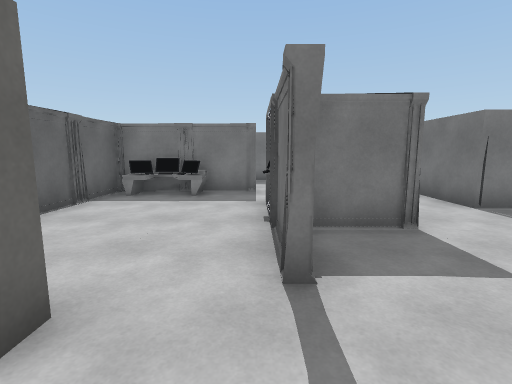
view 1 (above)

24 first-person views from a walk through a Unity game level. The camera is 1.5 m above the floor, tilts 8° down and sees 85° across. The floor is counted in squares, 1.35 m on a side. Each view is taken from the middle of a square. On the plan, view 1 faces up. The plan holds only what a view shows up to about 12 squares ahead; the rest is blank. The player character is not drawn. Door leaves are left out, so doorways stand open. Some surface patterns are stand-ins.

view 2
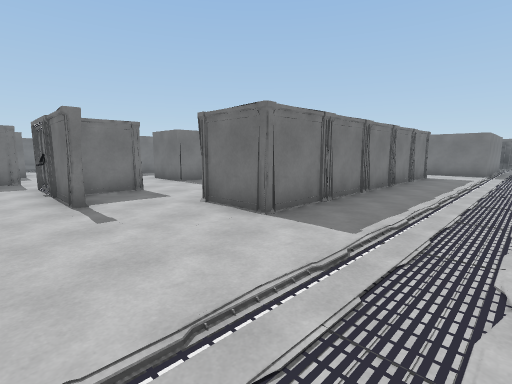

view 3
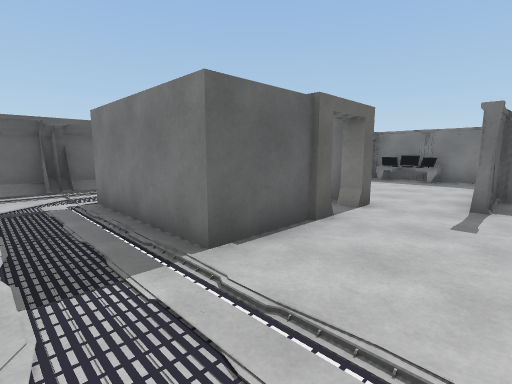

view 4
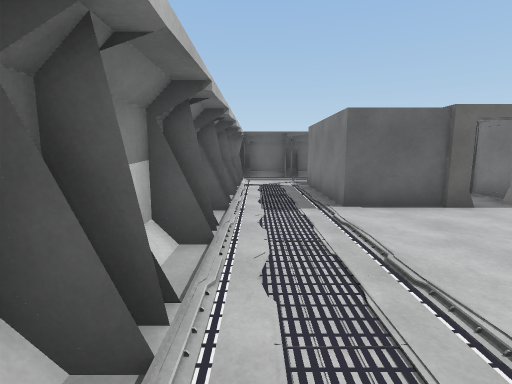

view 5
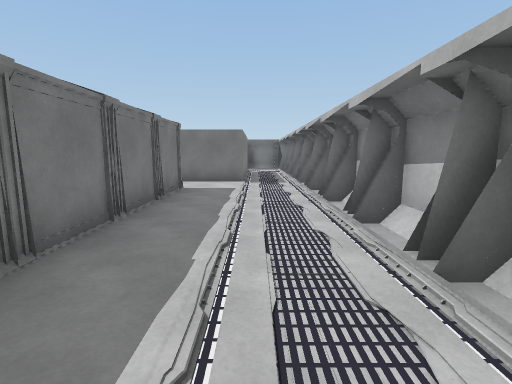

view 6
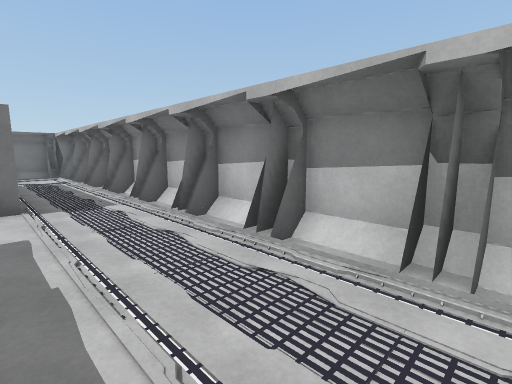

view 7
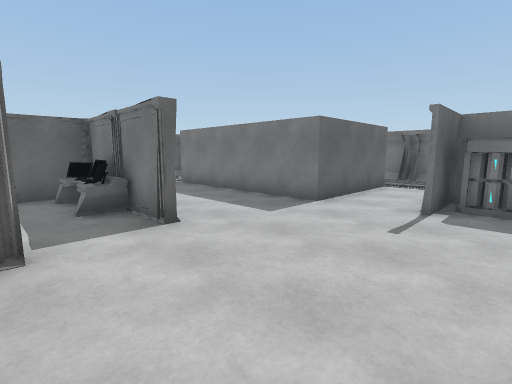

view 8
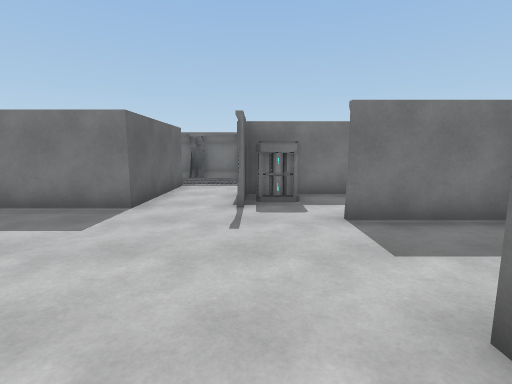

view 9
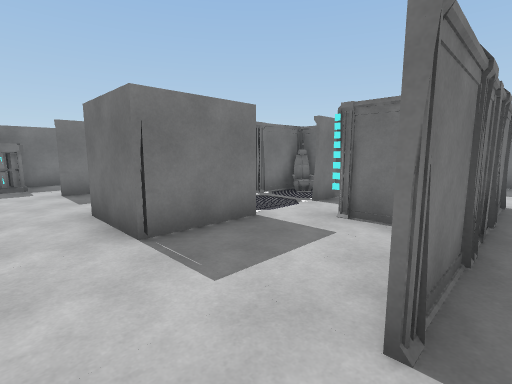

view 10
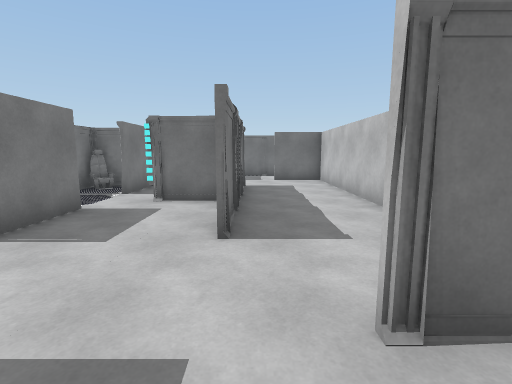

view 11
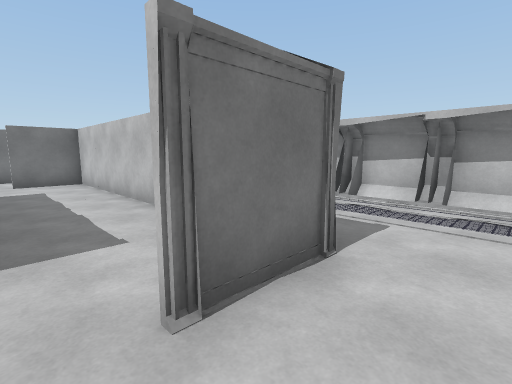

view 12
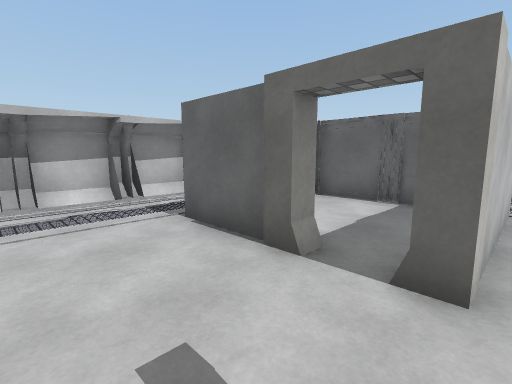

view 13
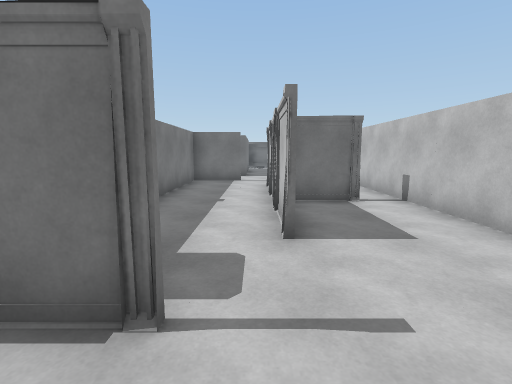

view 14
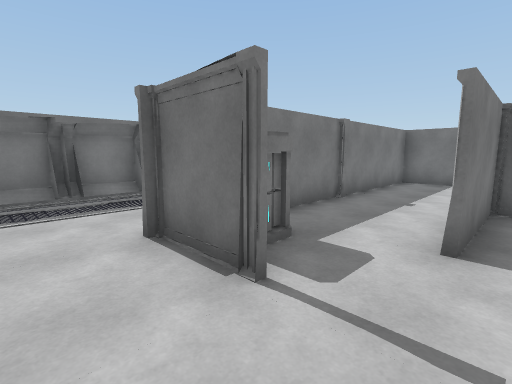

view 15
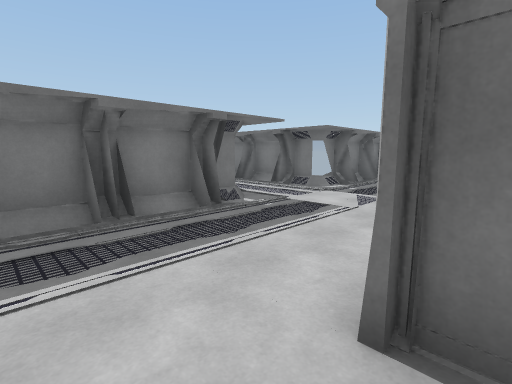

view 16
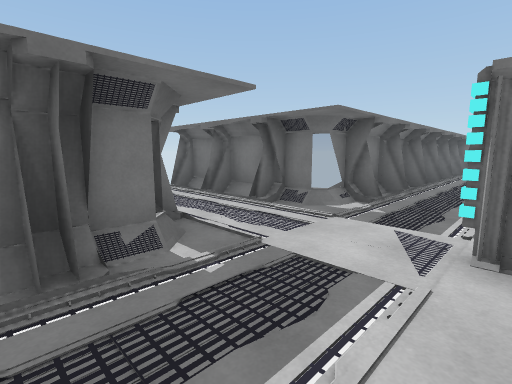

view 17
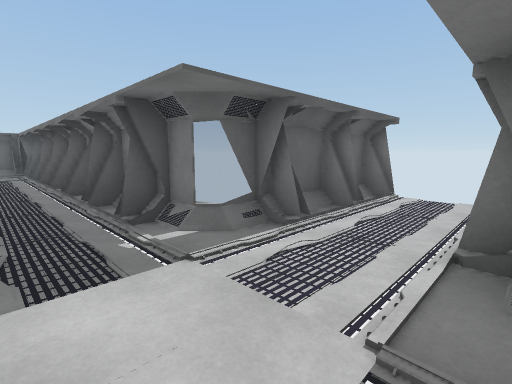

view 18
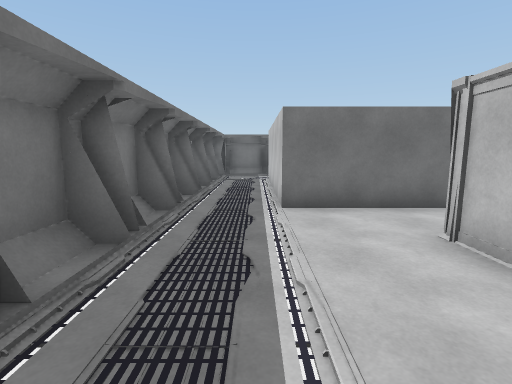

view 19
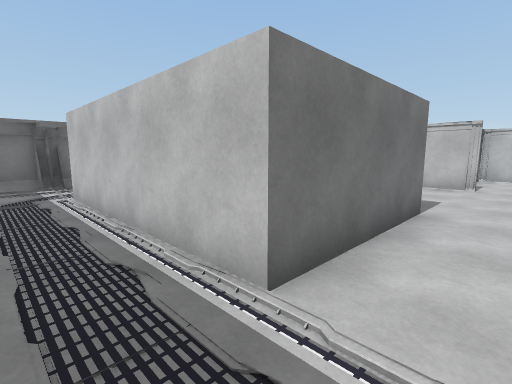

view 20
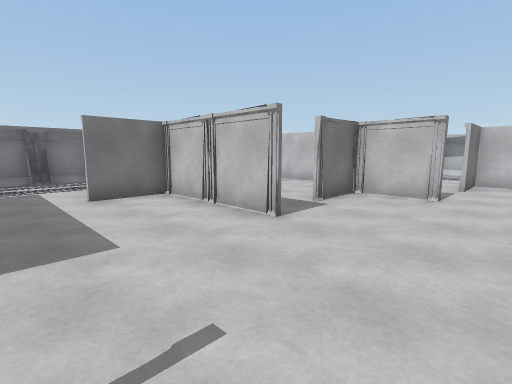

view 21
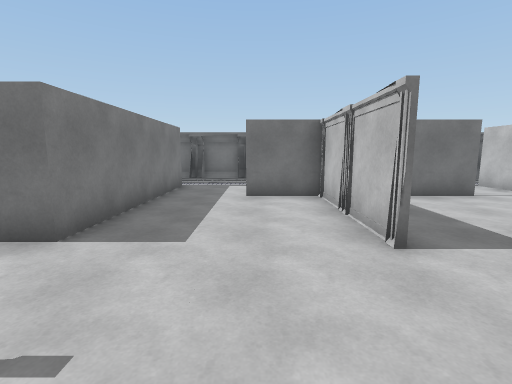

view 22
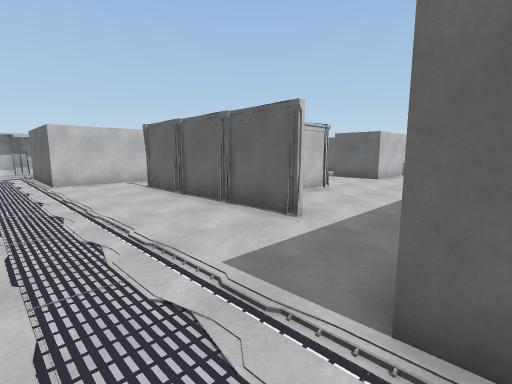

view 23
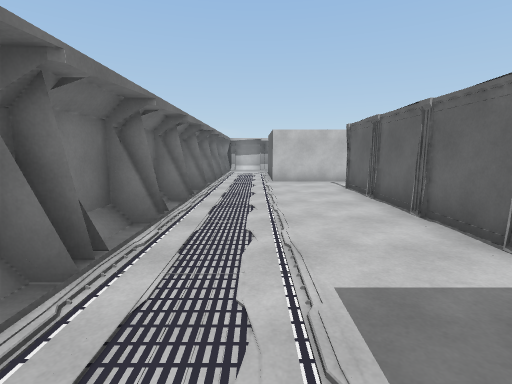

view 24
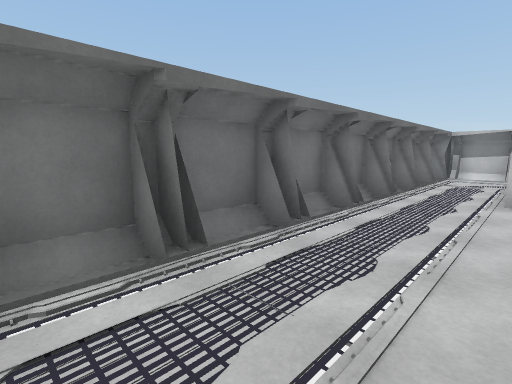

### Floor plan
Key: @ floor where view 1 was taken; # wall or solid block; . floor; D open door; = window, fence, low wall or low ledge; E desk; O other object.
Columns run from 8 left of view 1 to 23 right of it. Each row starts with its distance up from view 1.
 24               #  #
 23               #..#
 22               #..#
 21               #..#
 20               #..#
 19              ##..##
 18   ############....############
 17   .............................#
 16        ........................#
 15         #.......#......#####O .#
 14         #...#########..=    O
 13         #..##.......#..=
 12    ######..#........#..######..#
 11    ..........######............#
 10     ............#  ............#
  9       ..........#  .......#....#
  8     #E###.................#....#
  7     #.E......  ###O....####....#
  6     #...O....  ..##.......#....#
  5     #...O  ............#..#....#
  4      ...###.....#  ....#..#....#
  3      ...#.......#  ..###.......#
  2    ####......######... # ......#
  1    #..DD...#........#..# OO##..#
  0    #..DD@..#........#..#    #..#
 -1 #  #..#....##########..#    #..#
 -2 #..##OO................##   #..#
 -3 #..............................#
 -4 #..............................#
 -5 ################################

Positions as (right, up) in squares from view 1, and headings:
1: (0, 0), facing up
2: (-1, -4), facing up-right
3: (1, -4), facing up-left
4: (4, -4), facing left
5: (4, -3), facing right
6: (8, -2), facing down-right
7: (4, 6), facing up-left
8: (3, 6), facing up
9: (3, 2), facing up-right
10: (1, 2), facing right
11: (1, 2), facing down-right
12: (1, 2), facing down-left
13: (1, 11), facing right
14: (1, 10), facing up-right
15: (1, 13), facing up-right
16: (4, 15), facing up-right
17: (9, 16), facing up-left
18: (9, 16), facing right
19: (13, 17), facing down-right
20: (11, 11), facing down-right
21: (11, 9), facing right
22: (22, 12), facing down-left
23: (21, 12), facing down
24: (20, 9), facing down-right
